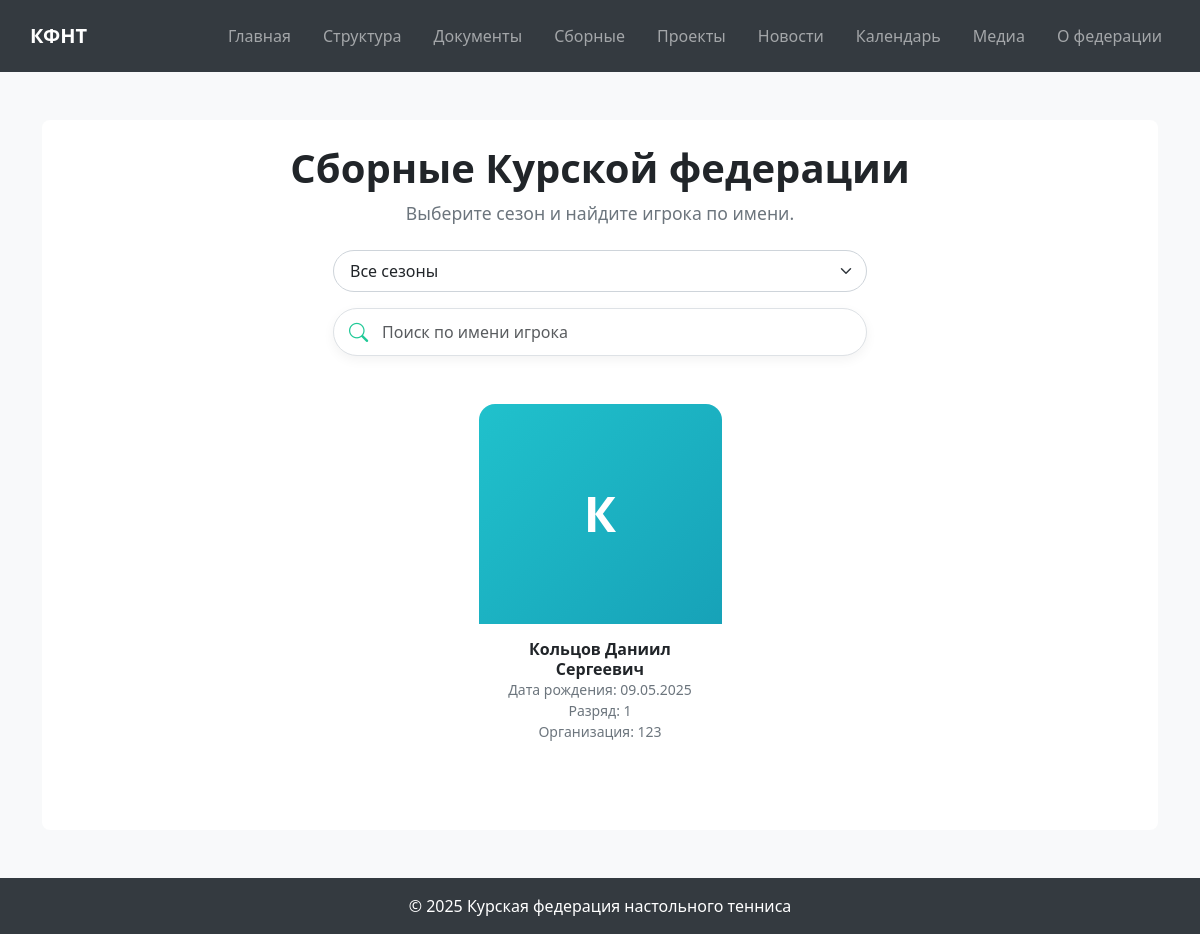
Screenshot of /teams/ with the database file from the repository.
### teams/models.py (models this page shows, shortened)
class Player(models.Model):
    full_name = models.CharField(max_length=100, verbose_name='ФИО')
    birth_date = models.DateField(verbose_name='Дата рождения')
    rank = models.CharField(max_length=50, blank=True, verbose_name='Разряд')
    organization = models.CharField(max_length=100, blank=True, verbose_name='Организация')
    photo = models.ImageField(upload_to='players/', blank=True, null=True, verbose_name='Фото')
    season = models.ForeignKey(Season, on_delete=models.CASCADE, related_name='players', verbose_name='Сезон')

### teams/views.py (the view)
# urls.py: path('', views.teams_view, name='teams'),  # основная вкладка сборные
def teams_view(request):
    seasons = Season.objects.all().order_by('-year')
    season_id = request.GET.get('season')
    search_query = request.GET.get('q', '').strip()
    if season_id:
        season = get_object_or_404(Season, id=season_id)
        players = season.players.all()
        team_pdf = season.team_list_pdf.url if season.team_list_pdf else None
    else:
        season = None
        players = Player.objects.all()
        team_pdf = None
    if search_query:
        players = players.filter(full_name__icontains=search_query)
    context = {
        'seasons': seasons,
        'players': players,
        'selected_season': season_id,
        'team_pdf': team_pdf,
        'search_query': search_query,
    }
    return render(request, 'teams/teams.html', context)

### templates/teams/teams.html (shortened to what this page needs)
{% extends "base.html" %}
{% load static %}
{% block extra_css %}
<link rel="stylesheet" href="{% static 'css/teams.css' %}">
{% endblock %}
{% block content %}
<section class="section-header text-center mb-4">
    <h1>Сборные Курской федерации</h1>
    <p>Выберите сезон и найдите игрока по имени.</p>
</section>
<div class="col-md-6 mx-auto mb-5">
  <select name="season" id="season-select" class="form-select mb-3">
      <option value="">Все сезоны</option>
  </select>
  <div class="search-wrapper position-relative">
      <input type="text"
             id="search-players"
             class="form-control ps-5"
             placeholder="Поиск по имени игрока"
             autocomplete="off">
      <span class="search-icon">
      </span>
  </div>
</div>
<section class="container-xl my-5">
    <div class="row g-4 justify-content-center" id="playersContainer">
        {% for player in players %}
        <div class="col-sm-12 col-md-6 col-lg-4 col-xl-3 player-card"
             data-name="{{ player.full_name|lower }}"
             data-season="{{ player.season.id }}">
            <div class="document-card h-100 text-center">
                {% if player.photo %}
                <img src="{{ player.photo.url }}" alt="{{ player.full_name }}" class="card-img-top">
                {% else %}
                <div class="player-placeholder">
                    <span class="placeholder-initials">{{ player.full_name|slice:":1" }}</span>
                </div>
                {% endif %}
                <div class="card-body">
                    <h5 class="card-title">{{ player.full_name }}</h5>
                    <p class="card-text">
                        Дата рождения: {{ player.birth_date|date:"d.m.Y" }}<br>
                        Разряд: {{ player.rank }}<br>
                        Организация: {{ player.organization }}
                    </p>
                </div>
            </div>
        </div>
        {% endfor %}
    </div>
</section>
{% endblock %}

### static/css/teams.css (style rules this page uses)
.section-header { margin-bottom: 3rem; }
.section-header h1 { font-weight: 700; }
.section-header p { color: #6c757d; font-size: 1.1rem; }
.document-card { background: #fff; border-radius: 1rem; overflow: hidden; transition: transform 0.3s ease, box-shadow 0.3s ease; display: flex; flex-direction: column; height: 100%; }
.player-placeholder { height: 220px; display: flex; align-items: center; justify-content: center; background: linear-gradient(135deg, #20C1CC 0%, #17a2b8 100%); color: #fff; font-size: 3rem; font-weight: 700; }
.card-body { padding: 1rem; }
.card-title { font-weight: 600; font-size: 1rem; text-align: center; }
.card-text { font-size: 0.875rem; color: #6c757d; text-align: center; }
#search-players { width: 100%; border-radius: 50px; padding: 0.5rem 3rem 0.5rem 2.5rem; box-shadow: 0 4px 12px rgba(0,0,0,0.05); background-color: #fff; color: #343A40; }
.search-icon { top: 50%; left: 1rem; transform: translateY(-50%); font-size: 1.2rem; color: var(--accent-color); pointer-events: none; }
.form-select { border-radius: 50px; padding: 0.5rem 1rem; border: 1px solid #ced4da; }
.player-card { opacity: 0; transform: translateY(20px); animation: fadeUp 0.6s forwards; }

### templates/base.html (style rules this page uses)
:root { --main-bg: #343A40; --accent-color: #20C997; --accent-hover: #17a589; --text-color: #212529; --card-bg: #FFFFFF; --body-bg: #F8F9FA; --font-family: 'Segoe UI', Tahoma, Geneva, Verdana, sans-serif; }
body { background-color: var(--body-bg); color: var(--text-color); font-family: 'Segoe UI', Tahoma, Geneva, Verdana, sans-serif; }

### templates/teams/teams.html (style rules this page uses)
.search-wrapper { position: relative; display: flex; align-items: center; }
#search-players { width: 100%; border-radius: 50px; padding: 0.5rem 1rem 0.5rem 2.5rem; height: 48px; box-shadow: 0 4px 12px rgba(0,0,0,0.05); }
.search-icon { position: absolute; left: 1rem; color: var(--accent-color); pointer-events: none; font-size: 1.2rem; }

### rows the page displays
Player: full_name "К", full_name "Кольцов Даниил Сергеевич", birth_date "09.05.2025", rank "1", organization "123"
